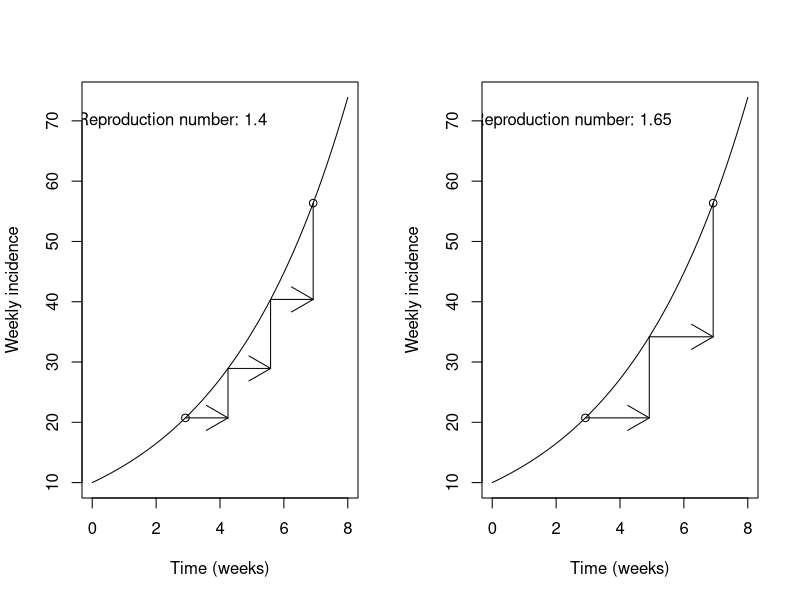

Here is the R script that generated this plot:
par (cex=1.5)

finTime <- 8
i0 <- 10
C <- 4

steps <- 2
mult <- 6
ss <- mult*steps

basePlot <- function(t, i){
	plot(t, i
		 , type = "l"
		 , xlab = "Time (weeks)"
		 , ylab = "Weekly incidence"
	)
}

arrowStep <- function(t, i, astart, adist, asteps, ss){
	pts <- (astart + adist*(0:asteps)/asteps)*ss
	x <- t[pts]
	y <- i[pts]
	points(c(min(x), max(x)), c(min(y), max(y))) 
	arrows(x[-length(x)], y[-length(y)] 
		   , x[-1], y[-length(y)] 
	)
	arrows(x[-1], y[-length(y)] 
		   , x[-1], y[-1]
		   , length=0
	)
}

t <- (0:(finTime*ss))/ss
i <- i0*exp(t/C)

pdf("steps.pdf", width=10, heigh=5)
par(mfrow=c(1,2))
basePlot(t, i)
arrowStep(t, i, astart=3, adist=4, asteps=3, ss) ## gen length 4/3 days
text(2.5, 70, paste0("Reproduction number: ", round(exp(4/3/C), 2)))

basePlot(t, i)
arrowStep(t, i, astart=3, adist=4, asteps=2, ss) ## gen length 2 days
text(2.5, 70, paste0("Reproduction number: ", round(exp(2/C), 2)))
dev.off()
